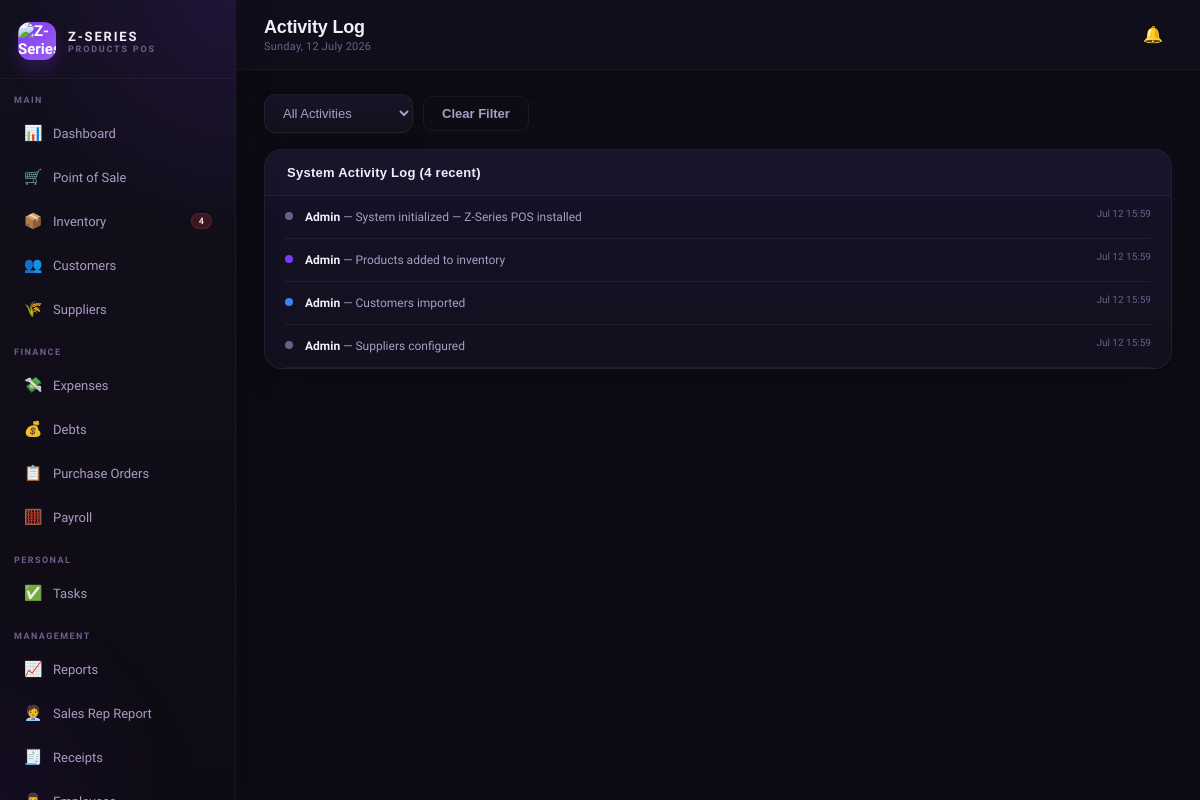
Screenshot of /activity.php (signed in) with the database file from the repository.
### tables this page shows
CREATE TABLE activity_log (
  id INT AUTO_INCREMENT PRIMARY KEY,
  user_id INT,
  user_name VARCHAR(100),
  action VARCHAR(255),
  details TEXT,
  type ENUM('sale','product','customer','expense','debt','po','task','payroll','system') DEFAULT 'system',
  created_at TIMESTAMP DEFAULT CURRENT_TIMESTAMP
);

### config.php (called while the page is built, shortened)
<?php
function appBaseUrl() {
    static $base = null;
    if ($base !== null) return $base;
    $script = str_replace('\\', '/', $_SERVER['SCRIPT_NAME'] ?? '');
    $dir = rtrim(dirname($script), '/');
    $base = ($dir === '' || $dir === '.') ? '' : $dir;
    return $base;
}
function appPath($path = '') {
    $path = ltrim((string)$path, '/');
    return appBaseUrl() . '/' . $path;
}
function hasPrivilege($privilege) {
    $role = $_SESSION['user_role'] ?? 'cashier';
    if ($role === 'admin') return true;
    $privileges = getUserPrivileges();
    return in_array($privilege, $privileges, true);
}
?>

### activity.php (the view, shortened to what this page needs)
<?php
$page_title = 'Activity Log';
$content_class = 'content premium-content';
require_once 'includes/header.php';
$type_f = $_GET['type']??'';
$allowed_types = ['sale','product','customer','expense','debt','po','task','payroll','system'];
if (!in_array($type_f, $allowed_types, true)) {
  $type_f = '';
}
if ($type_f) {
  $stmt = $conn->prepare("SELECT * FROM activity_log WHERE type = ? ORDER BY created_at DESC LIMIT 100");
  $stmt->bind_param('s', $type_f);
  $stmt->execute();
  $logs = $stmt->get_result();
} else {
  $logs = $conn->query("SELECT * FROM activity_log ORDER BY created_at DESC LIMIT 100");
}
$type_colors = ['sale'=>'var(--success)','product'=>'var(--purple)','customer'=>'var(--info)','expense'=>'var(--danger)','debt'=>'var(--warning)','po'=>'var(--purple2)','task'=>'var(--info)','payroll'=>'var(--purple)','system'=>'var(--text3)'];
?>
<form method="GET" style="display:contents"><div class="filter-bar">
  <select class="filter-select" name="type" onchange="this.form.submit()">
    <option value="">All Activities</option>
  </select>
  <a href="activity.php" class="btn btn-outline">Clear Filter</a>
</div></form>
<div class="card"><div class="card-header"><span class="card-title">System Activity Log (<?=$logs->num_rows?> recent)</span></div>
<div class="card-body" style="padding:0 20px">
<?php while($log=$logs->fetch_assoc()):
$color = $type_colors[$log['type']]??'var(--text3)';
?>
<div class="act-item">
  <div class="act-dot" style="background:<?=$color?>"></div>
  <div class="act-text">
    <span style="color:var(--text);font-weight:600"><?=htmlspecialchars($log['user_name']??'System')?></span>
    — <?=htmlspecialchars($log['action'])?>
  </div>
  <div class="act-time"><?=date('M d H:i',strtotime($log['created_at']))?></div>
</div>
<?php endwhile; if($logs->num_rows===0):?>
<div class="empty-state"><div class="empty-state-icon"></div><div class="empty-state-title">No activity yet</div></div>
<?php endif;?>
</div></div>
<?php require_once 'includes/footer.php'; ?>

### includes/header.php (shortened to what this page needs)
<?php
require_once __DIR__ . '/../config.php';
$current_page = basename($_SERVER['PHP_SELF'], '.php');
$low_stock_count = 0;
$ls = $conn->query("SELECT COUNT(*) as c FROM products WHERE stock <= low_stock_threshold AND status='active'");
if ($ls) $low_stock_count = $ls->fetch_assoc()['c'];
?>
<!DOCTYPE html>
<html lang="en">
<head>
<link rel="stylesheet" href="<?= htmlspecialchars(appPath('css/style.css'), ENT_QUOTES) ?>?v=<?= @filemtime(__DIR__ . '/../css/style.css') ?: time() ?>"/>
</head>
<body>
<div class="layout">
<div class="sidebar">
  <div class="sidebar-logo">
    <img class="sidebar-logo-icon" src="<?= htmlspecialchars(appPath('uploads/z series logo.png'), ENT_QUOTES) ?>" alt="Z-Series logo"/>
    <div>
      <div class="sidebar-logo-text">Z-SERIES</div>
      <div class="sidebar-logo-sub">Products POS</div>
    </div>
  </div>
  <div class="sidebar-section">Main</div>
  <?php if(hasPrivilege('dashboard')): ?>
  <a href="dashboard.php" class="nav-item <?= $current_page==='dashboard'?'active':'' ?>"><span class="nav-icon">📊</span> Dashboard</a>
  <?php endif; ?>
  <?php if(hasPrivilege('pos')): ?>
  <a href="pos.php" class="nav-item <?= $current_page==='pos'?'active':'' ?>"><span class="nav-icon">🛒</span> Point of Sale</a>
  <?php endif; ?>
  <?php if(hasPrivilege('inventory')): ?>
  <a href="inventory.php" class="nav-item <?= $current_page==='inventory'?'active':'' ?>">
    <span class="nav-icon">📦</span> Inventory
    <?php if($low_stock_count>0): ?><span class="nav-badge"><?= $low_stock_count ?></span><?php endif; ?>
  </a>
  <?php endif; ?>
  <?php if(hasPrivilege('customers')): ?>
  <a href="customers.php" class="nav-item <?= $current_page==='customers'?'active':'' ?>"><span class="nav-icon">👥</span> Customers</a>
  <?php endif; ?>
  <?php if(hasPrivilege('suppliers')): ?>
  <a href="suppliers.php" class="nav-item <?= $current_page==='suppliers'?'active':'' ?>"><span class="nav-icon">🌾</span> Suppliers</a>
  <?php endif; ?>
  <div class="sidebar-section">Finance</div>
  <?php if(hasPrivilege('expenses')): ?>
  <a href="expenses.php" class="nav-item <?= $current_page==='expenses'?'active':'' ?>"><span class="nav-icon">💸</span> Expenses</a>
  <?php endif; ?>
  <?php if(hasPrivilege('debts')): ?>
  <a href="debts.php" class="nav-item <?= $current_page==='debts'?'active':'' ?>"><span class="nav-icon">💰</span> Debts</a>
  <?php endif; ?>
  <?php if(hasPrivilege('purchase_orders')): ?>
  <a href="purchase_orders.php" class="nav-item <?= $current_page==='purchase_orders'?'active':'' ?>"><span class="nav-icon">📋</span> Purchase Orders</a>
  <?php endif; ?>
  <?php if(hasPrivilege('payroll')): ?>
  <a href="payroll.php" class="nav-item <?= $current_page==='payroll'?'active':'' ?>">
    <span class="nav-icon">🧮</span> Payroll
  </a>
  <?php endif; ?>
  <div class="sidebar-section">Personal</div>
  <?php if(hasPrivilege('tasks')): ?>
  <a href="tasks.php" class="nav-item <?= $current_page==='tasks'?'active':'' ?>">
    <span class="nav-icon">✅</span> Tasks
  </a>
  <?php endif; ?>
  <div class="sidebar-section">Management</div>
  <?php if(hasPrivilege('reports')): ?>
  <a href="reports.php" class="nav-item <?= $current_page==='reports'?'active':'' ?>"><span class="nav-icon">📈</span> Reports</a>
  <a href="cashier_sales.php" class="nav-item <?= $current_page==='cashier_sales'?'active':'' ?>"><span class="nav-icon">🧑‍💼</span> Sales Rep Report</a>
  <?php endif; ?>
  <?php if(hasPrivilege('receipts')): ?>
  <a href="receipts.php" class="nav-item <?= $current_page==='receipts'?'active':'' ?>"><span class="nav-icon">🧾</span> Receipts</a>
  <?php endif; ?>
  <?php if(hasPrivilege('employees')): ?>
  <a href="employees.php" class="nav-item <?= $current_page==='employees'?'active':'' ?>"><span class="nav-icon">👨‍💼</span> Employees</a>
  <?php endif; ?>
</div>
<div class="main">
<div class="topbar">
  <div class="topbar-left">
    <div>
      <div class="topbar-title"><?= $page_title ?? 'Dashboard' ?></div>
      <div class="topbar-sub"><?= date('l, d F Y') ?></div>
    </div>
  </div>
  <div class="topbar-right">
    <div class="notif-wrap">
      <button id="notif-btn" class="notif-btn" aria-haspopup="true" aria-expanded="false">
        <span class="notif-icon">🔔</span>
      </button>
    </div>
  </div>
</div>
<div class="<?= htmlspecialchars($content_class ?? 'content') ?>">

### includes/footer.php (shortened to what this page needs)
</div>
</div>
</div>
</body>
</html>

### rows the page displays
activity_log: user_name "Admin", action "System initialized — Z-Series POS installed", created_at "Jul 12 15:59"
activity_log: user_name "Admin", action "Products added to inventory", created_at "Jul 12 15:59"
activity_log: user_name "Admin", action "Customers imported", created_at "Jul 12 15:59"
activity_log: user_name "Admin", action "Suppliers configured", created_at "Jul 12 15:59"

### other values shown
$low_stock_count "4"
$page_title "Activity Log"
$logs->num_rows "4"
